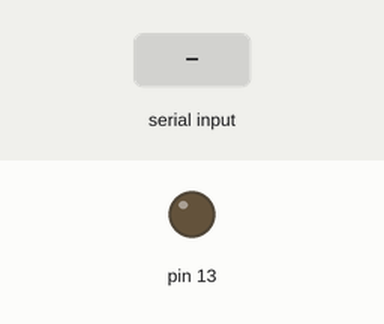
Bench run of a sketch on a simulated Arduino Uno, built with avr-gcc and run on an emulated ATmega328P. Parts: output pins drawn as LEDs (lit = HIGH). The test bench sets the inputs (shaded band). What the sketch prints to the serial monitor is not drawn.

Above: at 1.2 s.
1.3 s: "1" received over Serial
At 2.5 s:
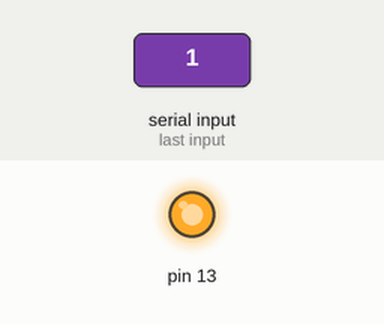
2.8 s: "0" received over Serial
At 3.6 s:
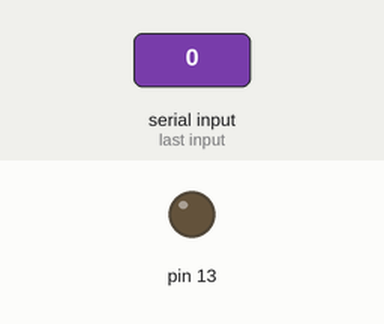
Timing chart, 0 to 5.8 s (numbered marks = the images above; inputs shaded):
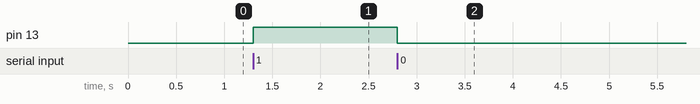

Measured:
- after the input at 1.3 s, pin 13: LOW → HIGH at once
- after the input at 2.8 s, pin 13: HIGH → LOW at once

The sketch:

Ledblink.ino
```cpp
void setup() {
  // put your setup code here, to run once:
  Serial.begin(115200);
  pinMode(13,OUTPUT);
}

void loop() {
  // put your main code here, to run repeatedly:
  if(Serial.available()){
    char switchChar = Serial.read();
    Serial.print("receive (0為關, 1為開):");
    Serial.println(switchChar);
    if(switchChar == '1'){
      digitalWrite(13,HIGH);
    }else{
      digitalWrite(13,LOW);
    }
  }
}
```
